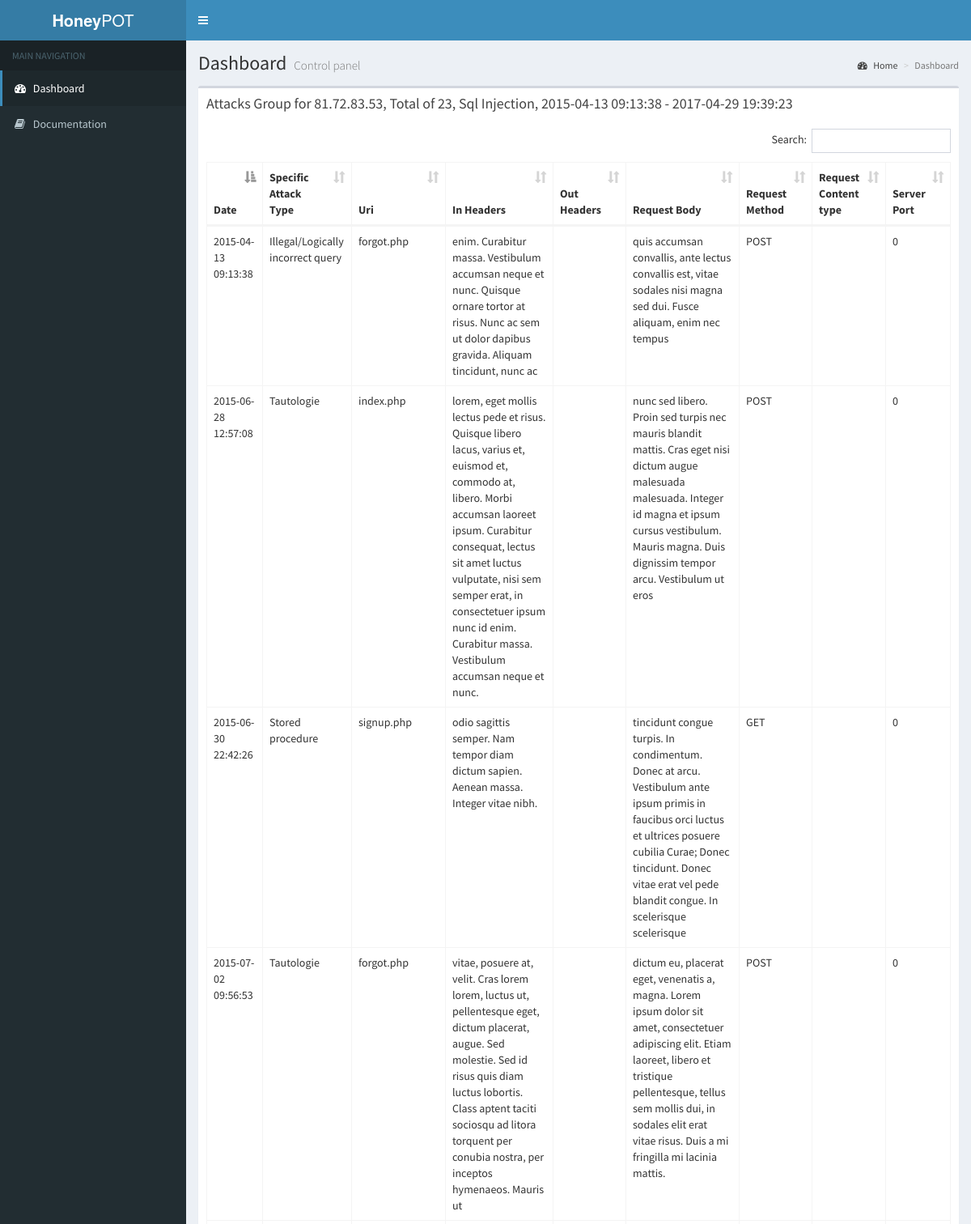
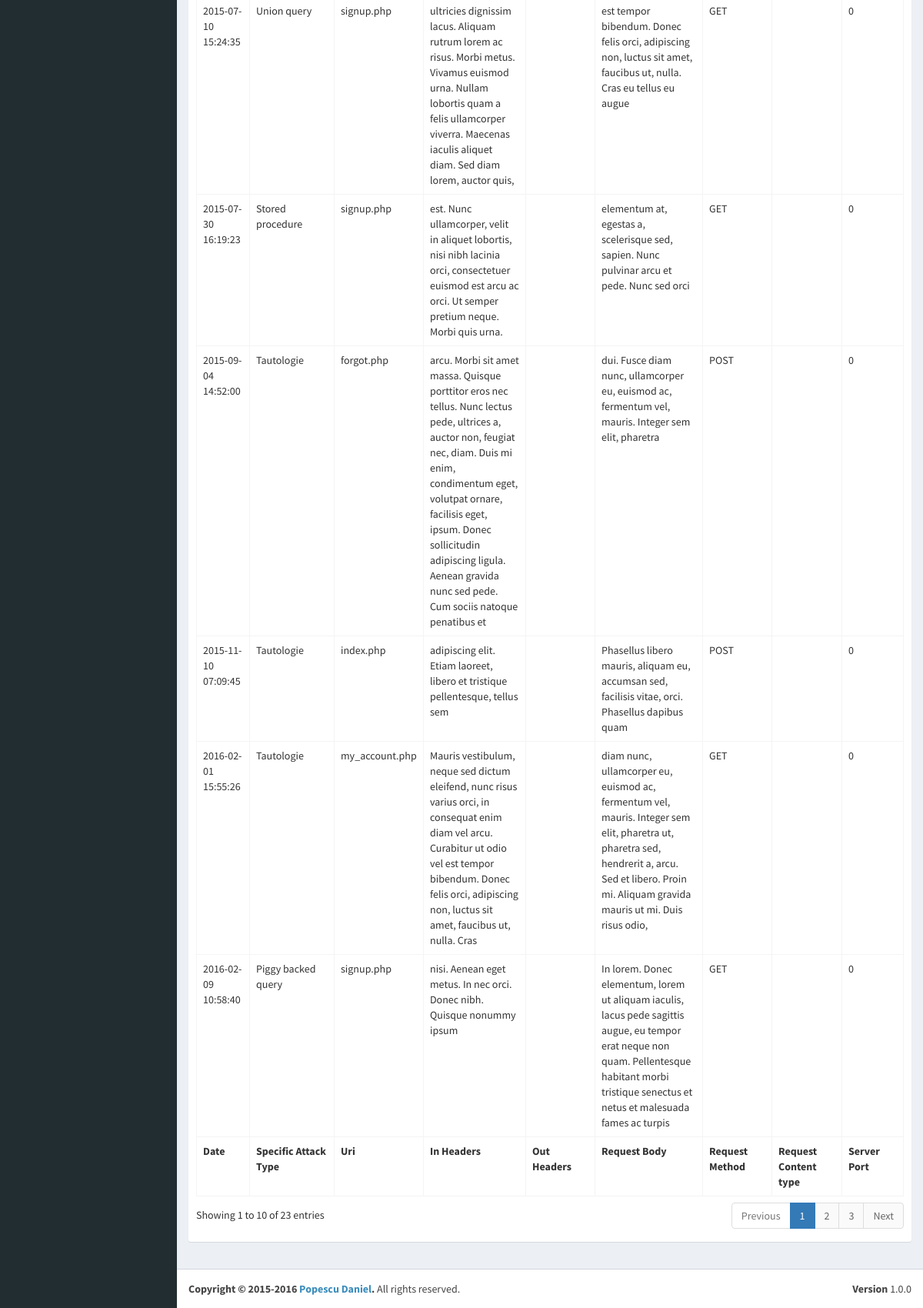
Page /honeyadmin/attack_group.php?ip=81.72.83.53&attack_type=1 on the committed database (2 pictures, top to bottom).
### tables this page shows
CREATE TABLE IF NOT EXISTS `logs` (
  `id` int(11) NOT NULL AUTO_INCREMENT,
  `is_attack` int(11) NOT NULL,
  `attack_type` int(11) NOT NULL,
  `specific_attack_type` int(11) NOT NULL,
  `timestamp` datetime NOT NULL,
  `r_protocol` varchar(255) NOT NULL,
  `r_hostname` varchar(255) NOT NULL,
  `r_status_line` varchar(255) NOT NULL,
  `r_method` varchar(255) NOT NULL,
  `r_range` varchar(255) NOT NULL,
  `r_content_type` varchar(255) NOT NULL,
  `r_handler` varchar(255) NOT NULL,
  `r_content_encoding` varchar(255) NOT NULL,
  `r_user` varchar(255) NOT NULL,
  `r_ap_auth_type` varchar(255) NOT NULL,
  `r_unparsed_uri` varchar(255) NOT NULL,
  `r_uri` varchar(255) NOT NULL,
  `r_filename` varchar(255) NOT NULL,
  `r_canonical_filename` varchar(255) NOT NULL,
  `r_path_info` varchar(255) NOT NULL,
  `r_args` text NOT NULL,
  `r_log_id` varchar(255) NOT NULL,
  `r_useragent_ip` varchar(255) NOT NULL,
  `r_request_time` bigint(20) NOT NULL,
  `r_allowed` bigint(20) NOT NULL,
  `r_mtime` bigint(20) NOT NULL,
  `r_UA_hostname` varchar(255) NOT NULL,
  `r_UA_servname` varchar(255) NOT NULL,
  `r_UA_port` bigint(20) NOT NULL,
  `r_UA_ipaddr_len` bigint(20) NOT NULL,
  `r_UA_addr_str_len` bigint(20) NOT NULL,
  `r_UA_family` bigint(20) NOT NULL,
  `c_client_ip` varchar(255) NOT NULL,
  `c_remote_host` varchar(255) NOT NULL,
  `c_remote_logname` varchar(255) NOT NULL,
  `c_local_ip` varchar(255) NOT NULL,
  `c_local_host` varchar(255) NOT NULL,
  `c_log_id` varchar(255) NOT NULL,
  `c_CA_hostname` varchar(255) NOT NULL,
  `c_CA_servname` varchar(255) NOT NULL,
  `c_CA_port` bigint(20) NOT NULL,
  `c_CA_ipaddr_len` bigint(20) NOT NULL,
  `c_CA_addr_str_len` bigint(20) NOT NULL,
  `c_CA_family` bigint(20) NOT NULL,
  `s_defn_name` varchar(255) NOT NULL,
  `s_server_scheme` varchar(255) NOT NULL,
  `s_server_admin` varchar(255) NOT NULL,
  `s_server_hostname` varchar(255) NOT NULL,
  `s_path` varchar(255) NOT NULL,
  `s_P_short_name` varchar(255) NOT NULL,
  `s_P_argv` varchar(255) NOT NULL,
  `s_port` bigint(20) NOT NULL,
  `s_timeout` bigint(20) NOT NULL,
  `s_keep_alive_timeout` bigint(20) NOT NULL,
  `s_keep_alive_max` bigint(20) NOT NULL,
  `s_keep_alive` bigint(20) NOT NULL,
  `s_limit_req_line` bigint(20) NOT NULL,
  `s_limit_req_fieldsize` bigint(20) NOT NULL,
  `s_limit_req_fields` bigint(20) NOT NULL,
  `headers_in` text NOT NULL,
  `headers_out` text NOT NULL,
  `request_body` text NOT NULL,
  `user_post` varchar(255) NOT NULL,
  `pass_post` varchar(255) NOT NULL,
  PRIMARY KEY (`id`)
);

### honeyadmin/includes/initialize.php (called while the page is built, shortened)
<?php
$attack_types_map = array(
	1 => array(
		'name'=>'Sql Injection',
		1 => 'Tautologie',
		2 => 'Illegal/Logically incorrect query',
		3 => 'Union query',
		4 => 'Piggy backed query',
		5 => 'Stored procedure',
		6 => 'Alternate encoding',
	),
	2 => array(
		'name'=>'Password Guessing',
		1 => 'Tautologie',
		2 => 'Illegal/Logically incorrect query',
		3 => 'Union query',
		4 => 'Piggy backed query',
		5 => 'Stored procedure',
		6 => 'Alternate encoding',
	),
	3 => array(
		'name'=>'File Permission',
		1 => 'Tautologie',
		2 => 'Illegal/Logically incorrect query',
		3 => 'Union query',
		4 => 'Piggy backed query',
		5 => 'Stored procedure',
		6 => 'Alternate encoding',
	),
);

### honeyadmin/attack_group.php (the view, shortened to what this page needs)
<?php
include ('includes/initialize.php');
include ('includes/template/header.php');
?>
<div class="content-wrapper">
	<section class="content-header">
		<h1>
			Dashboard
			<small>Control panel</small>
		</h1>
		<ol class="breadcrumb">
			<li><a href="#"><i class="fa fa-dashboard"></i> Home</a></li>
			<li class="active">Dashboard</li>
		</ol>
	</section>
	<section class="content">
		<div class="row">
			<div class="col-xs-12">
				<div class="box">
					<div class="box-header">
						<h3 class="box-title">Attacks Group for
							<?php
							$results = mysqli_query($conn,"SELECT r_useragent_ip as 'ip', attack_type, COUNT(*) as 'total', MIN(timestamp) as 'min_date', MAX(timestamp) as 'max_date' FROM `logs` WHERE is_attack=1 AND r_useragent_ip='".$_GET['ip']."' AND attack_type=".$_GET['attack_type']." ;");
							$row = mysqli_fetch_array($results);
							echo $row['ip'].', Total of '.$row['total'].', '.$attack_types_map[$row['attack_type']]['name'].', '.$row['min_date'].' - '.$row['max_date'];
							?></h3>
					</div>
					<div class="box-body">
						<table id="attacks-table" class="table table-bordered table-hover">
							<thead>
							<tr>
								<th>Date</th>
								<th>Specific Attack Type</th>
								<th>Uri</th>
								<th>In Headers</th>
								<th>Out Headers</th>
								<th>Request Body</th>
								<th>Request Method</th>
								<th>Request Content type</th>
								<th>Server Port</th>
							</tr>
							</thead>
							<tbody>
							<?php
							$results = mysqli_query($conn,"SELECT * FROM `logs` WHERE is_attack=1 AND r_useragent_ip='".$_GET['ip']."' AND attack_type=".$_GET['attack_type'].";");
							while ($row = mysqli_fetch_array($results))
								echo '<tr>
										<td>'.$row['timestamp'].'</td>
										<td>'.$attack_types_map[$row['attack_type']][$row['specific_attack_type']].'</td>
										<td>'.$row['r_uri'].'</td>
										<td>'.$row['headers_in'].'</td>
										<td>'.$row['headers_out'].'</td>
										<td>'.$row['request_body'].'</td>
										<td>'.$row['r_method'].'</td>
										<td>'.$row['r_content_type'].'</td>
										<td>'.$row['s_port'].'</td>
										</tr>
									';
							?>
							</tbody>
							<tfoot>
							<tr>
								<th>Date</th>
								<th>Specific Attack Type</th>
								<th>Uri</th>
								<th>In Headers</th>
								<th>Out Headers</th>
								<th>Request Body</th>
								<th>Request Method</th>
								<th>Request Content type</th>
								<th>Server Port</th>
							</tr>
							</tfoot>
						</table>
					</div>
				</div>
			</div>
		</div>
	</section>
</div>
<?php
include ('includes/template/footer.php');
?>

### rows in the picture
logs: timestamp "2016-02-09 10:58:40", attack_type+specific_attack_type "Piggy backed query", r_uri "signup.php", headers_in "nisi. Aenean eget metus. In nec orci. Donec nibh. Quisque nonummy ipsum", request_body "In lorem. Donec elementum, lorem ut aliquam iaculis, lacus pede sagittis augue, eu tempor erat neque non quam. Pellentesque habitant morbi tristique senectus et netus et malesuada fames ac turpis", r_method "GET", s_port "0"
logs: timestamp "2015-04-13 09:13:38", attack_type+specific_attack_type "Illegal/Logically incorrect query", r_uri "forgot.php", headers_in "enim. Curabitur massa. Vestibulum accumsan neque et nunc. Quisque ornare tortor at risus. Nunc ac sem ut dolor dapibus gravida. Aliquam tincidunt, nunc ac", request_body "quis accumsan convallis, ante lectus convallis est, vitae sodales nisi magna sed dui. Fusce aliquam, enim nec tempus", r_method "POST", s_port "0"
logs: timestamp "2015-11-10 07:09:45", attack_type+specific_attack_type "Tautologie", r_uri "index.php", headers_in "adipiscing elit. Etiam laoreet, libero et tristique pellentesque, tellus sem", request_body "Phasellus libero mauris, aliquam eu, accumsan sed, facilisis vitae, orci. Phasellus dapibus quam", r_method "POST", s_port "0"
logs: timestamp "2015-06-28 12:57:08", attack_type+specific_attack_type "Tautologie", r_uri "index.php", headers_in "lorem, eget mollis lectus pede et risus. Quisque libero lacus, varius et, euismod et, commodo at, libero. Morbi accumsan laoreet ipsum. Curabitur consequat, lectus sit amet luctus vulputate, nisi sem semper erat, in consectetuer ipsum nunc id enim. Curabitur massa. Vestibulum accumsan neque et nunc.", request_body "nunc sed libero. Proin sed turpis nec mauris blandit mattis. Cras eget nisi dictum augue malesuada malesuada. Integer id magna et ipsum cursus vestibulum. Mauris magna. Duis dignissim tempor arcu. Vestibulum ut eros", r_method "POST", s_port "0"
logs: timestamp "2015-07-30 16:19:23", attack_type+specific_attack_type "Stored procedure", r_uri "signup.php", headers_in "est. Nunc ullamcorper, velit in aliquet lobortis, nisi nibh lacinia orci, consectetuer euismod est arcu ac orci. Ut semper pretium neque. Morbi quis urna.", request_body "elementum at, egestas a, scelerisque sed, sapien. Nunc pulvinar arcu et pede. Nunc sed orci", r_method "GET", s_port "0"
logs: timestamp "2015-07-10 15:24:35", attack_type+specific_attack_type "Union query", r_uri "signup.php", headers_in "ultricies dignissim lacus. Aliquam rutrum lorem ac risus. Morbi metus. Vivamus euismod urna. Nullam lobortis quam a felis ullamcorper viverra. Maecenas iaculis aliquet diam. Sed diam lorem, auctor quis,", request_body "est tempor bibendum. Donec felis orci, adipiscing non, luctus sit amet, faucibus ut, nulla. Cras eu tellus eu augue", r_method "GET", s_port "0"
logs: timestamp "2015-09-04 14:52:00", attack_type+specific_attack_type "Tautologie", r_uri "forgot.php", headers_in "arcu. Morbi sit amet massa. Quisque porttitor eros nec tellus. Nunc lectus pede, ultrices a, auctor non, feugiat nec, diam. Duis mi enim, condimentum eget, volutpat ornare, facilisis eget, ipsum. Donec sollicitudin adipiscing ligula. Aenean gravida nunc sed pede. Cum sociis natoque penatibus et", request_body "dui. Fusce diam nunc, ullamcorper eu, euismod ac, fermentum vel, mauris. Integer sem elit, pharetra", r_method "POST", s_port "0"
logs: timestamp "2016-02-01 15:55:26", attack_type+specific_attack_type "Tautologie", r_uri "my_account.php", headers_in "Mauris vestibulum, neque sed dictum eleifend, nunc risus varius orci, in consequat enim diam vel arcu. Curabitur ut odio vel est tempor bibendum. Donec felis orci, adipiscing non, luctus sit amet, faucibus ut, nulla. Cras", request_body "diam nunc, ullamcorper eu, euismod ac, fermentum vel, mauris. Integer sem elit, pharetra ut, pharetra sed, hendrerit a, arcu. Sed et libero. Proin mi. Aliquam gravida mauris ut mi. Duis risus odio,", r_method "GET", s_port "0"
logs: timestamp "2015-06-30 22:42:26", attack_type+specific_attack_type "Stored procedure", r_uri "signup.php", headers_in "odio sagittis semper. Nam tempor diam dictum sapien. Aenean massa. Integer vitae nibh.", request_body "tincidunt congue turpis. In condimentum. Donec at arcu. Vestibulum ante ipsum primis in faucibus orci luctus et ultrices posuere cubilia Curae; Donec tincidunt. Donec vitae erat vel pede blandit congue. In scelerisque scelerisque", r_method "GET", s_port "0"
logs: timestamp "2015-07-02 09:56:53", attack_type+specific_attack_type "Tautologie", r_uri "forgot.php", headers_in "vitae, posuere at, velit. Cras lorem lorem, luctus ut, pellentesque eget, dictum placerat, augue. Sed molestie. Sed id risus quis diam luctus lobortis. Class aptent taciti sociosqu ad litora torquent per conubia nostra, per inceptos hymenaeos. Mauris ut", request_body "dictum eu, placerat eget, venenatis a, magna. Lorem ipsum dolor sit amet, consectetuer adipiscing elit. Etiam laoreet, libero et tristique pellentesque, tellus sem mollis dui, in sodales elit erat vitae risus. Duis a mi fringilla mi lacinia mattis.", r_method "POST", s_port "0"

### other values in the picture
$row['ip'] "81.72.83.53"
$row['total'] "23"
$attack_types_map[$row['attack_type']]['name'] "Sql Injection"
$row['min_date'] "2015-04-13 09:13:38"
$row['max_date'] "2017-04-29 19:39:23"
